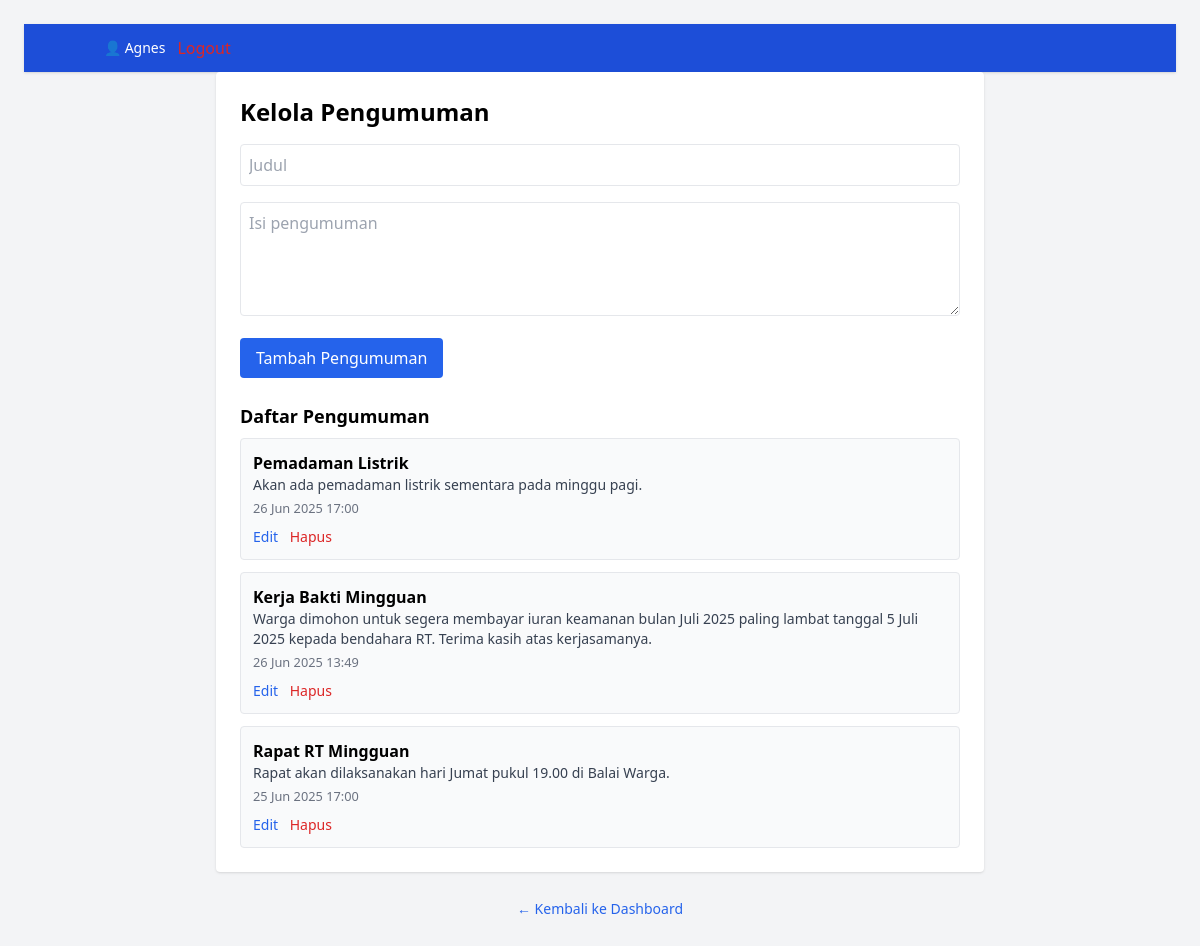
The page /manage_announcements.php (signed in) on the database its author committed.
### tables this page shows
CREATE TABLE `announcements` (
  `id` int(11) NOT NULL,
  `title` varchar(255) NOT NULL,
  `content` text NOT NULL,
  `created_at` timestamp NOT NULL DEFAULT current_timestamp()
);

### manage_announcements.php (the view, shortened to what this page needs)
<?php
require '../includes/config.php';
$title = '';
$content = '';
$editMode = false;
$announcements = mysqli_query($conn, "SELECT * FROM announcements ORDER BY created_at DESC");
?>
<!DOCTYPE html>
<html lang="id">
<head>
    <script src="https://cdn.tailwindcss.com"></script>
</head>
<body class="bg-gray-100 p-6">
<?php include '../includes/navbar_admin.php'; ?>
<div class="max-w-3xl mx-auto bg-white p-6 rounded shadow">
    <h1 class="text-2xl font-bold mb-4"><?= $editMode ? 'Edit' : 'Kelola' ?> Pengumuman</h1>
    <form method="POST" class="mb-6 space-y-4">
        <input name="title" placeholder="Judul" value="<?= htmlspecialchars($title) ?>" class="w-full p-2 border rounded" required>
        <textarea name="content" placeholder="Isi pengumuman" rows="4" class="w-full p-2 border rounded" required><?= htmlspecialchars($content) ?></textarea>
        <button type="submit" class="bg-blue-600 text-white px-4 py-2 rounded hover:bg-blue-700">
            <?= $editMode ? 'Update' : 'Tambah' ?> Pengumuman
        </button>
    </form>
    <h2 class="text-lg font-semibold mb-2">Daftar Pengumuman</h2>
    <?php if (mysqli_num_rows($announcements) > 0): ?>
        <ul class="space-y-3">
            <?php while($a = mysqli_fetch_assoc($announcements)): ?>
                <li class="border p-3 rounded bg-gray-50">
                    <h3 class="font-bold"><?= htmlspecialchars($a['title']) ?></h3>
                    <p class="text-sm text-gray-700"><?= nl2br(htmlspecialchars($a['content'])) ?></p>
                    <small class="text-gray-500"><?= date('d M Y H:i', strtotime($a['created_at'])) ?></small>
                    <div class="mt-2 text-sm space-x-2">
                        <a href="?edit=<?= $a['id'] ?>" class="text-blue-600 hover:underline">Edit</a>
                        <a href="?delete=<?= $a['id'] ?>" onclick="return confirm('Yakin ingin menghapus pengumuman ini?')" class="text-red-600 hover:underline">Hapus</a>
                    </div>
                </li>
            <?php endwhile; ?>
        </ul>
    <?php else: ?>
        <p class="text-gray-600">Belum ada pengumuman.</p>
    <?php endif; ?>
</div>
<div class="mb-4 mt-6 text-center">
    <a href="../admin_dashboard.php" class="text-blue-600 hover:underline text-sm">
        ← Kembali ke Dashboard
    </a>
</div>
</body>
</html>

### rows shown on the page
announcements: title "Pemadaman Listrik", content "Akan ada pemadaman listrik sementara pada minggu pagi.", created_at "26 Jun 2025 17:00"
announcements: title "Kerja Bakti Mingguan", content "Warga dimohon untuk segera membayar iuran keamanan bulan Juli 2025 paling lambat tanggal 5 Juli 2025 kepada bendahara RT. Terima kasih atas kerjasamanya.", created_at "26 Jun 2025 13:49"
announcements: title "Rapat RT Mingguan", content "Rapat akan dilaksanakan hari Jumat pukul 19.00 di Balai Warga.", created_at "25 Jun 2025 17:00"

### other values the page prints
$_SESSION['nama'] "Agnes"
